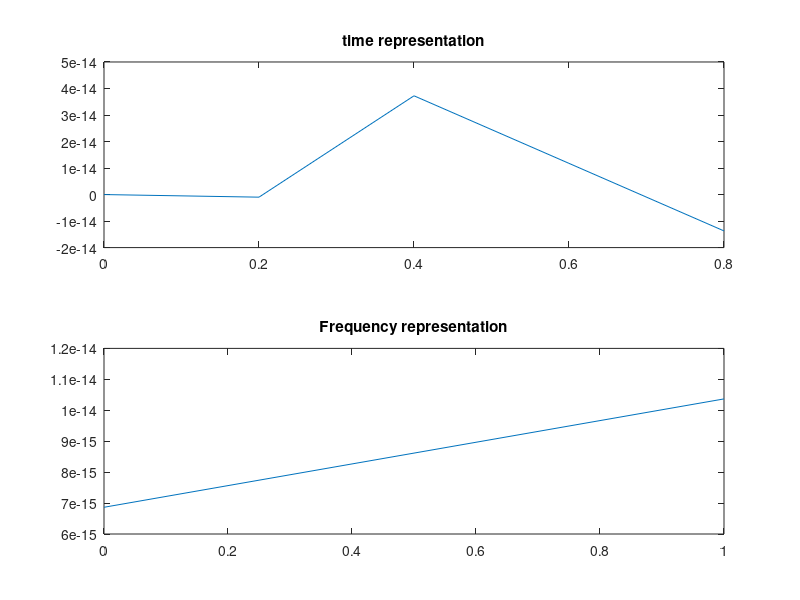

Write the MATLAB code that produced this figure.
%  signal
%  MATLAB - 
%  Val?rie Perrier -
%________________________________
%
%  G?n?ration de signaux. Le signal en sortie est not? Y
%  Calcul de sa transform?e de Fourier
%  Trac? de y(t) et de son spectre (module de sa TF)
%_______________________________
clear;clc;clf
%
% nombre de points de discretisation..............
%
n=input('Number of sample points:');
dx=1/n;
t=0:dx:1;
%
%..choix du signal (menu).................
%
disp('(1) Dirac')
disp('(2) Square function ')
disp('(3) White noise')
disp('(4) Sum of 2 sine functions')
disp('(5) Succession of 2 sinusoides')
disp('(6) Modulated Wave')
disp('(7) Sismique signal')
disp('(8) Audio signal')
m=input('Enter your choice:');
%index=(1:n);
if m==1
	n2=n/2;
	y=[zeros(1,n2-1) 1 zeros(1,n2)];
elseif m==2
	y=square(2*5*pi*t);
elseif m==3
	y=randn(1,length(t));
elseif m==4
	y=sin(2*pi*20*t)+sin(2*pi*85*t);
elseif m==5
	n2=n/2;
	y=[sin(2*pi*20*t(1:n2)) sin(2*pi*85*t(n2+1:n+1))];
elseif m==6
	y=cos(6*pi*t.*(10*t+0.5));
elseif m==7
	load quake
	g=0.0980;
	delt=1/200;
%	y=e*g;%(e est le signal dans quake)
	y=e;
%	t=delt*(1:length(e));
%	yrange=[-250,250];
%	ax=[0 50 yrange];
%	ech=n;
%   index=(1:10000/ech)*ech;
elseif m==8
	load splat
end
m=input('Add noise ?  oui=0    non=1 :');
if m==0
	br=input('signal-to-noise ratio:');
	y=y+br*randn(size(y));
end
%
%..Trace du signal temporel............
%
%axis([0 1 -1.5 1.5])
subplot(2,1,1),plot(t(1:n),y(1:n)),title('time representation')
%
%..Calcul de la transformee de Fourier...
%
n2=n/2;
fy=fft(y,n)/n;
f=(0:n2);
fy=abs(fy);
%..trace............
subplot(2,1,2),plot(f(1:n2),fy(1:n2))
title('Frequency representation')

